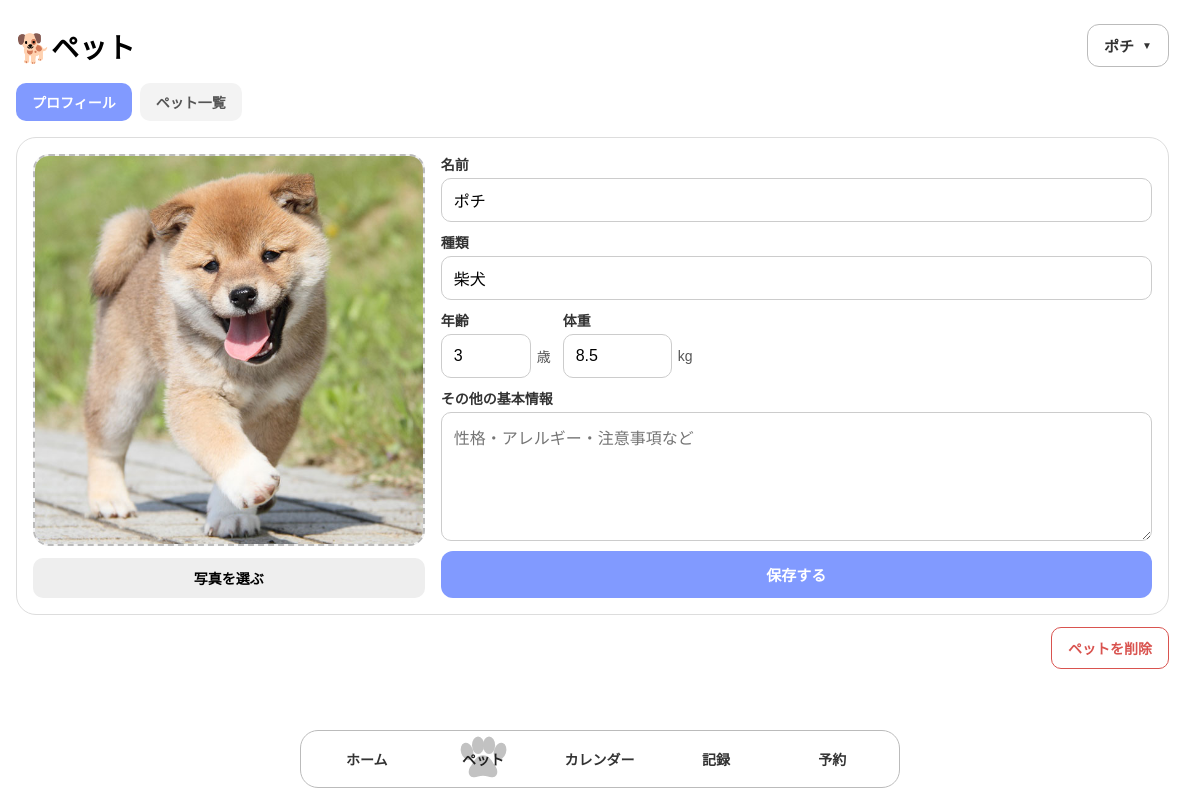
/pets, run on the app's committed database.
### tables this page shows
CREATE TABLE pets (
            id INTEGER PRIMARY KEY AUTOINCREMENT,
            name TEXT NOT NULL,
            type TEXT,
            age INTEGER,
            weight REAL,
            note TEXT
        , photo TEXT);

### app.py (the view, shortened to what this page needs)
@app.route("/pets", methods=["GET", "POST"])  # ペットページで画面表示のGETと保存処理のPOSTを受け付ける
def pets():  # ペット画面の表示、新規登録、既存情報の更新を行う関数を定義する
    connection = get_db_connection()  # 登録済みのペット情報を取得するためSQLiteへ接続する
    pet_list = connection.execute(  # petsテーブルから登録されているすべてのペットを取得する
        """
        SELECT id, name, type, age, weight, note, photo
        FROM pets
        ORDER BY id
        """  # 登録された順番でペット情報を取得するSQLを書く
    ).fetchall()  # SQLの検索結果をすべて取得する
    selected_pet_id = request.args.get("pet_id")  # URLの?pet_id=〇から現在表示するペットIDを取得する
    view_mode = request.args.get("view", "profile")  # ペット画面でプロフィール表示か一覧表示かをURLから取得する
    mode = request.args.get("mode")  # 新規ペット追加画面かどうかを判定するためURLのmodeを取得する
    selected_pet = None  # 最初は選択中のペットが存在しない状態にしておく
    if mode != "new":  # 「ペットを追加」から開いた新規登録画面ではない場合
        if selected_pet_id:  # URLにペットIDが指定されている場合
            selected_pet = connection.execute(  # 指定されたIDのペット情報を取得する
                """
                SELECT id, name, type, age, weight, note, photo
                FROM pets
                WHERE id = ?
                """,  # URLで指定されたペット1匹を取得するSQLを書く
                (selected_pet_id,)  # URLから取得したペットIDをSQLへ渡す
            ).fetchone()  # 条件に一致したペット1匹分を取得する
        else:  # URLにpet_idが指定されていない場合
            selected_pet = connection.execute(  # 登録されている中で最もIDが小さいペットを取得する
                """
                SELECT id, name, type, age, weight, note, photo
                FROM pets
                ORDER BY id ASC
                LIMIT 1
                """  # IDの小さい順に並べ、最初の1匹だけ取得するSQLを書く
            ).fetchone()  # 最初のペット1匹分を取得する
    connection.close()  # ペット情報を取得し終わったのでSQLiteとの接続を終了する
    return render_template(
        "pets.html",  # pets.htmlを表示する
        pets=pet_list,  # 登録済みペット一覧をHTMLへ渡す
        selected_pet=selected_pet,  # 現在選択されているペット情報をHTMLへ渡す
        view_mode=view_mode  # 「profile」または「list」をHTMLへ渡す
    )

### app.py (called while the page is built)
def get_db_connection():  # SQLiteデータベースへ接続するための関数を定義する
    connection = sqlite3.connect(DATABASE)  # pets.dbというSQLiteデータベースへ接続する
    connection.row_factory = sqlite3.Row  # SQLで取得したデータを列名を使って扱えるようにする
    return connection  # 作成したデータベース接続を呼び出し元へ返す

### templates/pets.html (shortened to what this page needs)
<!DOCTYPE html>
<html lang="ja">
<head>
    <link rel="stylesheet" href="{{ url_for('static', filename='css/style.css') }}">
</head>
<body>
    <main class="page-content">
        <div class="pet-page-header">
            <h1>🐕ペット</h1>
            {% if view_mode != "list" %}
                <div class="pet-switcher">
                    <button id="pet-switch-button" class="pet-switch-button" type="button">
                        <span id="current-pet-name">
                            {% if selected_pet %}
                                {{ selected_pet['name'] }}
                            {% else %}
                                ペットを選択
                            {% endif %}
                        </span>
                        <span class="pet-switch-arrow">▼</span>
                    </button>
                </div>
            {% endif %}
        </div>
        <div class="pet-view-tabs">
            <a
                href="{{ url_for('pets') }}"
                class="pet-view-tab {% if view_mode != 'list' %}active{% endif %}"
            >
                プロフィール
            </a>
            <a
                href="{{ url_for('pets', view='list') }}"
                class="pet-view-tab {% if view_mode == 'list' %}active{% endif %}"
            >
                ペット一覧
            </a>
        </div>
        {% if view_mode != "list" %}
            <form action="{{ url_for('pets') }}" method="POST" enctype="multipart/form-data">
                <section class="pet-profile-card">
                    <div class="pet-photo-area">
                        <div class="pet-photo-box">
                            {% if selected_pet and selected_pet['photo'] %}
                                <img
                                    class="pet-profile-photo"
                                    src="{{ url_for('static', filename='images/pets/' + selected_pet['photo']) }}"
                                    alt="{{ selected_pet['name'] }}の写真"
                                >
                            {% else %}
                                <span class="pet-photo-placeholder">🐕🐈</span>
                            {% endif %}
                        </div>
                        <label class="photo-select-button" for="pet-photo">
                            写真を選ぶ
                        </label>
                    </div>
                    <div class="pet-info-area">
                        <div class="pet-input-group">
                            <label for="pet-name">名前</label>
                            <input
                                id="pet-name"
                                name="name"
                                type="text"
                                value="{{ selected_pet['name'] if selected_pet else '' }}"
                                maxlength="30"
                                placeholder="例：ポチ"
                                required
                            >
                        </div>
                        <div class="pet-input-group">
                            <label for="pet-type">種類</label>
                            <input
                                id="pet-type"
                                name="type"
                                type="text"
                                value="{{ selected_pet['type'] if selected_pet else '' }}"
                                maxlength="30"
                                placeholder="例：柴犬"
                            >
                        </div>
                        <div class="pet-input-row">
                            <div class="pet-input-group">
                                <label for="pet-age">年齢</label>
                                <div class="input-with-unit">
                                    <input
                                        id="pet-age"
                                        name="age"
                                        type="number"
                                        min="0"
                                        max="100"
                                        step="1"
                                        value="{{ selected_pet['age'] if selected_pet and selected_pet['age'] is not none else '' }}"
                                        placeholder="3"
                                    >
                                    <span>歳</span>
                                </div>
                            </div>
                            <div class="pet-input-group">
                                <label for="pet-weight">体重</label>
                                <div class="input-with-unit">
                                    <input
                                        id="pet-weight"
                                        name="weight"
                                        type="number"
                                        min="0"
                                        max="500"
                                        step="0.1"
                                        value="{{ selected_pet['weight'] if selected_pet and selected_pet['weight'] is not none else '' }}"
                                        placeholder="8.5"
                                    >
                                    <span>kg</span>
                                </div>
                            </div>
                        </div>
                        <div class="pet-input-group pet-note-group">
                            <label for="pet-note">その他の基本情報</label>
                            <textarea
                                id="pet-note"
                                name="note"
                                maxlength="500"
                                placeholder="性格・アレルギー・注意事項など"
                            >{{ selected_pet['note'] if selected_pet else '' }}</textarea>
                        </div>
                        <button class="pet-save-button" type="submit">保存する</button>
                    </div>
                </section>
            </form>
            {% if selected_pet %}
                <form
                    action="{{ url_for('delete_pet', pet_id=selected_pet['id']) }}"
                    method="POST"
                    class="pet-delete-form"
                    onsubmit="return confirm('このペットを削除しますか？');"
                >
                    <button class="pet-delete-button" type="submit">
                        ペットを削除
                    </button>
                </form>
            {% endif %}
        {% endif %}
    </main>
    <nav class="bottom-nav">
        <div class="nav-indicator" aria-hidden="true">
        </div>
        <a href="{{ url_for('home') }}" data-index="0">
            <span>ホーム</span>
        </a>
        <a href="{{ url_for('pets') }}" class="active" data-index="1">
            <span>ペット</span>
        </a>
        <a href="{{ url_for('calendar') }}" data-index="2">
            <span>カレンダー</span>
        </a>
        <a href="{{ url_for('records') }}" data-index="3">
            <span>記録</span>
        </a>
        <a href="{{ url_for('reservation') }}" data-index="4">
            <span>予約</span>
        </a>
    </nav>
</body>
</html>

### static/css/style.css (style rules this page uses)
body { margin: 0; font-family: sans-serif; background-color: #ffffff; }
html { scrollbar-gutter: stable; }
.page-content { padding: 24px 16px 100px; }
.page-content h1 { margin: 0; font-size: 28px; }
.bottom-nav { position: fixed; bottom: 12px; left: 50%; transform: translateX(-50%); width: calc(100% - 24px); max-width: 600px; display: flex; align-items: center; background-color: #ffffff; border: 1px solid #bbbbbb; border-radius: 18px; padding: 8px; box-sizing: border-box; overflow: hidden; }
.bottom-nav a { flex: 1; position: relative; z-index: 2; text-align: center; text-decoration: none; color: #333333; font-size: 14px; font-weight: 700; padding: 10px 0; }
.bottom-nav a span { position: relative; z-index: 2; }
.nav-indicator { position: absolute; top: 4px; height: calc(100% - 8px); background-color: transparent; z-index: 1; pointer-events: none; transition: left 0.3s ease, width 0.3s ease; }
.nav-paw { position: absolute; left: 50%; top: 50%; width: 55px; height: 50px; transform: translate(-50%, -50%); fill: #c2c2c2; }
.bottom-nav a.active span { color: #222222; text-shadow: none; }
.pet-profile-card { display: flex; gap: 16px; margin-top: 16px; padding: 16px; background-color: #ffffff; border: 1px solid #dddddd; border-radius: 20px; box-sizing: border-box; align-items: flex-start; }
.pet-photo-area { width: 35%; display: flex; flex-direction: column; align-items: center; gap: 12px; }
.pet-photo-box { width: 100%; aspect-ratio: 1 / 1; display: flex; justify-content: center; align-items: center; background-color: #f3f3f3; border: 2px dashed #bbbbbb; border-radius: 16px; box-sizing: border-box; overflow: hidden; }
.photo-select-button { width: 100%; padding: 10px; text-align: center; background-color: #eeeeee; border-radius: 10px; font-size: 14px; font-weight: 700; cursor: pointer; box-sizing: border-box; }
.pet-profile-photo { width: 100%; height: 100%; object-fit: cover; display: block; }
.pet-delete-form { margin-top: 12px; display: flex; justify-content: flex-end; }
.pet-delete-button { padding: 10px 16px; background-color: #ffffff; color: #d9534f; border: 1px solid #d9534f; border-radius: 10px; font-size: 14px; font-weight: 700; cursor: pointer; }
.pet-info-area { flex: 1; display: flex; flex-direction: column; gap: 10px; align-self: stretch; }
.pet-input-group { display: flex; flex-direction: column; gap: 4px; flex: initial; }
.pet-input-group label { font-size: 14px; font-weight: 700; color: #333333; }
.pet-input-group input { width: 100%; padding: 12px; border: 1px solid #cccccc; border-radius: 10px; font-size: 16px; box-sizing: border-box; outline: none; }
.pet-input-group textarea { width: 100%; padding: 12px; border: 1px solid #cccccc; border-radius: 10px; font-family: sans-serif; font-size: 16px; resize: vertical; box-sizing: border-box; outline: none; }
.pet-input-row { display: flex; gap: 12px; align-items: flex-start; }
.input-with-unit { display: flex; align-items: center; gap: 6px; }
.input-with-unit input { flex: 1; min-width: 0; }
.input-with-unit span { font-size: 14px; color: #555555; white-space: nowrap; }
.pet-save-button { width: 100%; padding: 13px; border: none; border-radius: 12px; background-color: #819aff; color: #ffffff; font-size: 15px; font-weight: 700; cursor: pointer; transition: transform 0.1s ease, background-color 0.1s ease; }
.pet-note-group { flex: 1; min-height: 0; }
.pet-note-group textarea { flex: 1; min-height: 120px; }
.pet-page-header { display: flex; justify-content: space-between; align-items: center; position: relative; }
.pet-switcher { position: relative; }
.pet-switch-button { display: flex; align-items: center; gap: 8px; padding: 10px 16px; background-color: #ffffff; border: 1px solid #bbbbbb; border-radius: 12px; font-size: 15px; font-weight: 700; color: #333333; cursor: pointer; }
.pet-switch-arrow { font-size: 10px; }
.pet-view-tabs { display: flex; gap: 8px; margin-top: 16px; margin-bottom: 16px; }
.pet-view-tab { padding: 9px 16px; background-color: #f3f3f3; border-radius: 10px; color: #555555; font-size: 14px; font-weight: 700; text-decoration: none; }
.pet-view-tab.active { background-color: #819aff; color: #ffffff; }

### data on the page
pets: name "ポチ", photo (picture), type "柴犬", age "3", weight "8.5"
